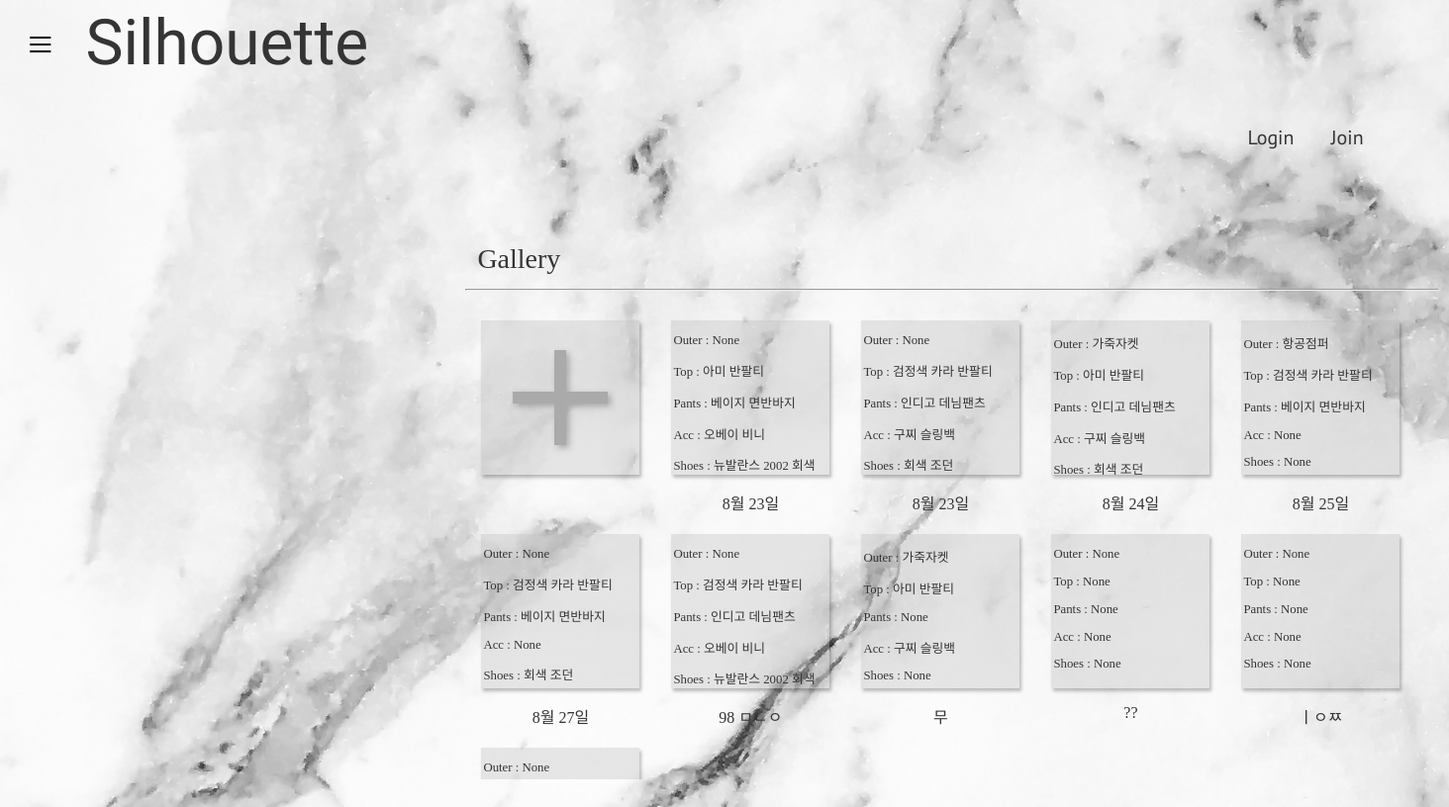
The page /gallery/ on the database as committed earlier.
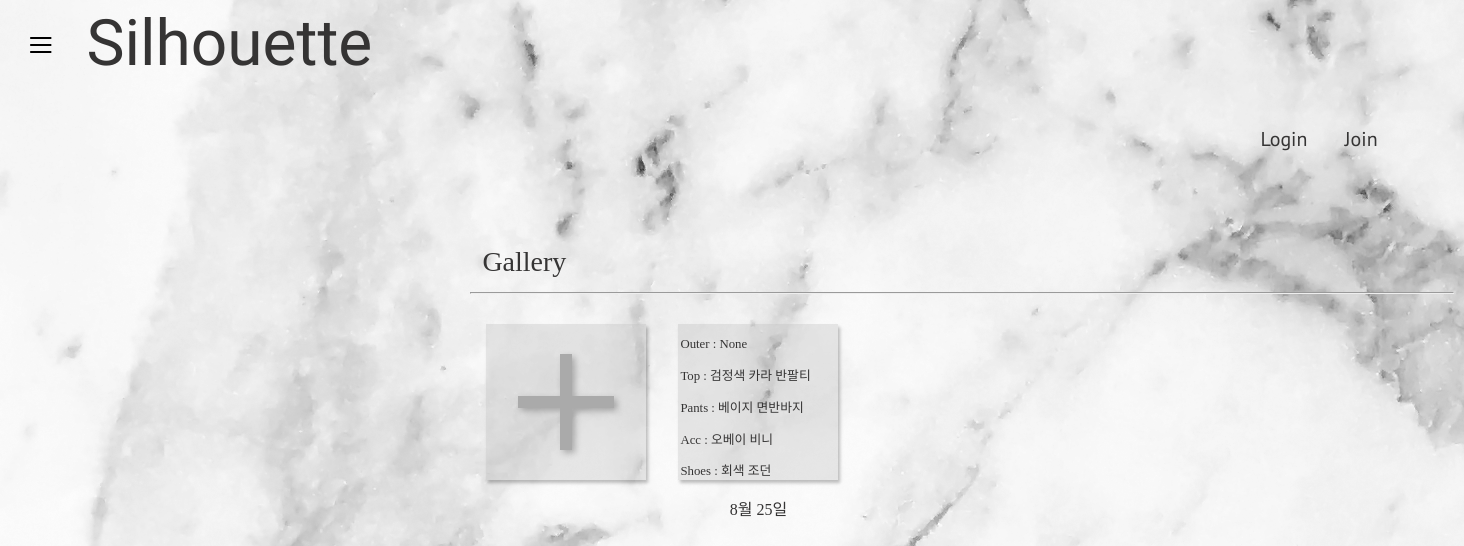
The same page on the database as committed later.
### gallery/models.py (models this page shows, shortened)
class Gallery(models.Model):
    title = models.CharField(max_length=16, verbose_name='제목')
    outer = models.CharField(max_length=16, verbose_name='외투')
    top = models.CharField(max_length=16, verbose_name='상의')
    pants = models.CharField(max_length=16, verbose_name='하의')
    acc = models.CharField(max_length=16, verbose_name='악세서리')
    shoes = models.CharField(max_length=16, verbose_name='신발')
    memo = models.TextField(verbose_name='메모')
    gallery_add_dttm = models.DateTimeField(auto_now_add=True, verbose_name='갤러리 추가시간')
    class Meta:
        db_table = 'gallery'
        verbose_name = '갤러리'
        verbose_name_plural = '갤러리'

### gallery/views.py (the view)
# urls.py: path('', views.gallery_view, name='gallery'),
def gallery_view(request):
    outers = Clothes.objects.filter(clothes_type='outer')
    tops = Clothes.objects.filter(clothes_type='top')
    bottoms = Clothes.objects.filter(clothes_type='bottom')
    accs = Accessory.objects.all()
    shoeses = Shoes.objects.all()
    gallerys = Gallery.objects.all()
    return render(request, 'gallery.html', {'outers' : outers, 'tops' : tops, 'bottoms': bottoms, 'accs': accs, 'shoeses':shoeses, 'gallerys': gallerys})

### templates/gallery.html (shortened to what this page needs)
{% load static %}
<!DOCTYPE html>
<html lang="en">
<head>
    <link rel="stylesheet" type="text/css" href="{% static 'css/gallery.css' %}">
</head>
<body>
    <div class="container">
        <div class="first">
            <div>
                <label for="check-btn">
                    <img class="menu" id="menu-icon" src="{% static 'imgs/menu.svg' %}" alt="menu">
                </label>
            </div>
            <a class="title" href="/">Silhouette</a>
        </div>
        <div class="main">
            <nav class="navi">
                {% if 'user' in request.session %}
                    <a class="nav_txt" href="{% url 'logout' %}">Logout</a>
                    <a class="nav_txt" href="{% url 'mypage' %}">My Page</a>
                {% else %}
                    <a class="nav_txt" href="{% url 'login' %}">Login</a>
                    <a class="nav_txt" href="{% url 'join' %}">Join</a>
                {% endif %}
            </nav>
            <div class="second">
                <div>
                    <div class="main_title">
                        <p>Gallery</p>
                        <hr />
                    </div>
                    <div class="container">
                        <div class="line">
                            <div class="items_con">
                                <div class="items" id="add">
                                    <div class="img_con">
                                        <img src="{% static 'imgs/add.svg' %}" />
                                    </div>
                                </div>
                            </div>
                            {% for gallery in gallerys %}
                                <div class="items_con">
                                    <div class="items" id="items" data-item-title="{{ gallery.title }}" data-item-memo="{{ gallery.memo }}" data-item-id="{{ gallery.id }}">
                                        <div>
                                            <p>Outer : {{ gallery.outer }}</p>
                                            <p>Top : {{ gallery.top }}</p>
                                            <p>Pants : {{ gallery.pants }}</p>
                                            <p>Acc : {{ gallery.acc }}</p>
                                            <p>Shoes : {{ gallery.shoes }}</p>
                                        </div>
                                    </div>
                                    <p>{{ gallery.title }}</p>
                                </div>
                            {% endfor %}
                        </div>
                    </div>
                </div>
            </div>
        </div>
    </div>
</body>
</html>

### static/css/gallery.css (style rules this page uses)
body { background-image: url('../imgs/b1.png'); zoom: 0.8; }
.menu { width: 27px; height: 27px; cursor: pointer; margin-left: 30px; margin-top: 35px; }
.container { display: flex; }
.first { width: 380px; height: 100vh; position: relative; }
.first .title { font-size: 80px; font-family: 'Allura'; text-decoration: none; color:#353434; position: absolute; top: 0; left: 100px; }
.container .main { width: calc(100% - 380px); margin-top: 100px; }
.navi { margin-top: 50px; font-family: 'PT Sans'; font-size: 25px; float: right; margin-right: 60px; }
.navi .nav_txt { text-decoration: none; color: #353434; margin-right: 40px; }
.second { margin-top: 200px; font-family: 'PT Serif'; color: #353434; width: 1230px; height: 800px; }
.second > div { margin-left: 200px; width: 1230px; }
.second .main_title { font-size: 35px; width: 1230px; }
.second .main_title > p { margin: 0px; padding-left: 15px; }
.second .main_title > hr { background: #353434; }
.second .container { width: 1230px; height: 500px; }
.second .container .line { width: 1230px; height: 600px; display: flex; flex-wrap: wrap; overflow-y: auto; }
.second .container .line .items_con { display: flex; flex-direction: column; height: 270px; }
.second .container .line .items_con > p { text-align: center; margin: 0px; font-size: 20px; }
.second .container .items { flex: 0 0 calc(20% - 20px); background: rgba(182, 182, 182, 0.32); box-shadow: 3px 4px 4px 0px rgba(0, 0, 0, 0.25); width: 200px; height: 200px; cursor: pointer; display: flex; justify-content: center; align-items: center; margin: 20px; }
.second .container .items > div { width: 195px; height: 195px; }
.second .container .items .img_con { width: 195px; height: 195px; display: flex; justify-content: center; align-items: center; }
.second .container .items > div > img { width: 120px; height: 120px; filter: drop-shadow(4px 4px 4px rgba(0, 0, 0, 0.25)); }

Rows that differ between the two databases and show on the page:
removed Gallery: outer "None", top "아미 반팔티", pants "베이지 면반바지", acc "오베이 비니", shoes "뉴발란스 2002 회색", title "8월 23일"
removed Gallery: outer "None", top "검정색 카라 반팔티", pants "인디고 데님팬츠", acc "구찌 슬링백", shoes "회색 조던", title "8월 23일"
removed Gallery: outer "가죽자켓", top "아미 반팔티", pants "인디고 데님팬츠", acc "구찌 슬링백", shoes "회색 조던", title "8월 24일"
removed Gallery: outer "항공점퍼", top "검정색 카라 반팔티", pants "베이지 면반바지", acc "None", shoes "None", title "8월 25일"
removed Gallery: outer "None", top "검정색 카라 반팔티", pants "베이지 면반바지", acc "None", shoes "회색 조던", title "8월 27일"
removed Gallery: outer "None", top "검정색 카라 반팔티", pants "인디고 데님팬츠", acc "오베이 비니", shoes "뉴발란스 2002 회색", title "98 ㅁㄴㅇ"
removed Gallery: outer "가죽자켓", top "아미 반팔티", pants "None", acc "구찌 슬링백", shoes "None", title "무"
removed Gallery: outer "None", top "None", pants "None", acc "None", shoes "None", title "??"
removed Gallery: outer "None", top "None", pants "None", acc "None", shoes "None", title "ㅣㅇㅉ"
removed Gallery: outer "None"
added Gallery: outer "None", top "검정색 카라 반팔티", pants "베이지 면반바지", acc "오베이 비니", shoes "회색 조던", title "8월 25일"
